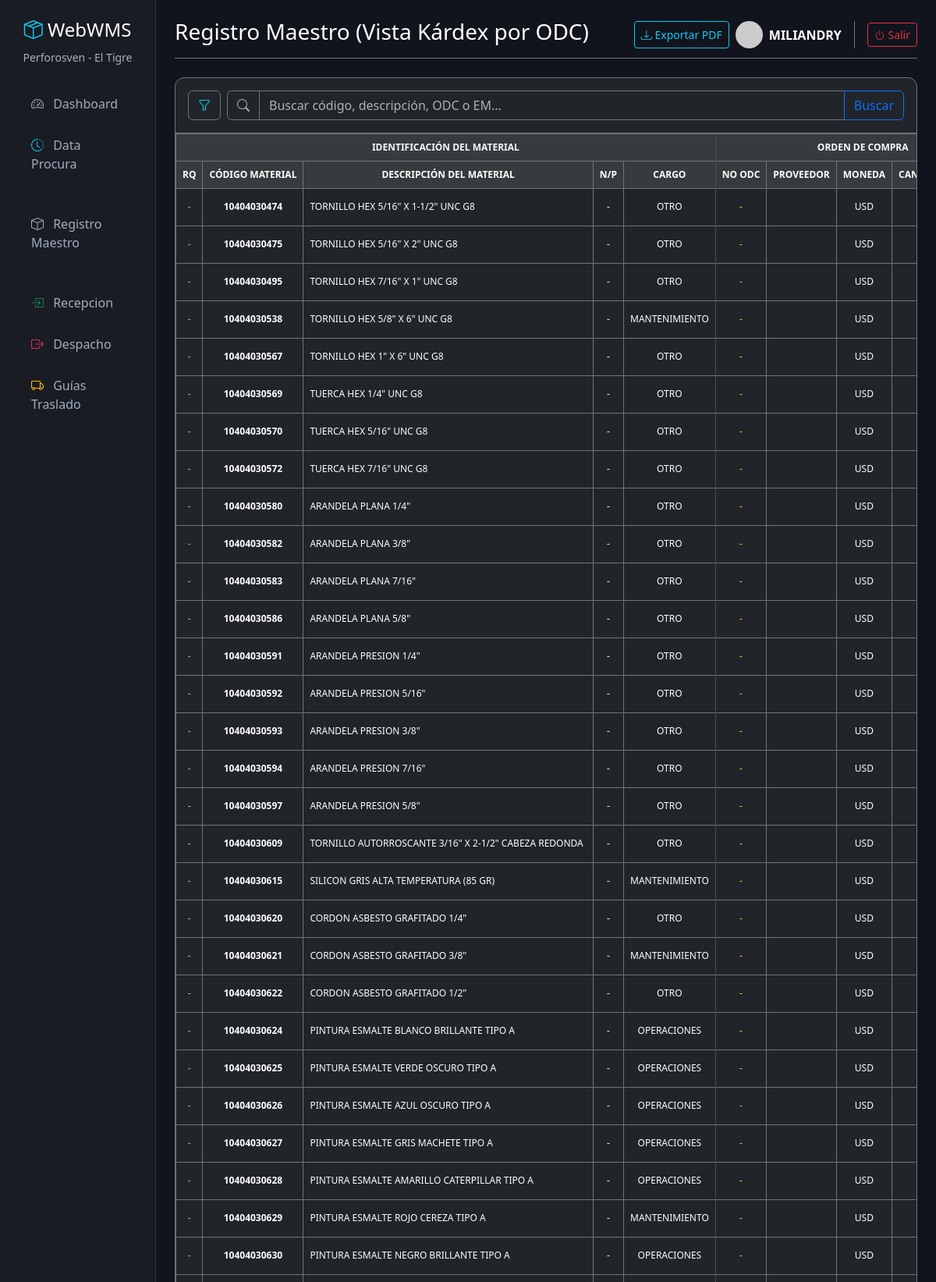
Screenshot of /maestro/?page=3 (signed in, upper part) with the database file from the repository.
### inventario/models.py (models this page shows, shortened)
class Material(models.Model):
    TIPO_CHOICES = [
        ('MATERIAL', 'MATERIAL'),
        ('ACTIVOS', 'ACTIVOS'),
        ('DIRECTO AL GASTO', 'DIRECTO AL GASTO'),
        ]
    CARGO_CHOICES = [
        ('MANTENIMIENTO', 'Mantenimiento'),
        ('OPERACIONES', 'Operaciones'),
        ('TRANSPORTE', 'Transporte'),
        ('OTRO', 'Otro'),
    ]
    codigo = models.CharField(max_length=50, unique=True, verbose_name="Código Material")
    descripcion = models.CharField(max_length=255, verbose_name="Descripción del Material")
    tipo = models.CharField(max_length=20, choices=TIPO_CHOICES, default='MATERIAL', verbose_name="Tipo de Material")
    cargo = models.CharField(max_length=50, choices=CARGO_CHOICES, default='OPERACIONES', verbose_name="Cargo / Uso")
    nro_parte = models.CharField(max_length=100, blank=True, null=True, verbose_name="Número de Parte")
    unidad_medida = models.CharField(max_length=20, verbose_name="U.M.")
    ubicacion = models.CharField(max_length=100, blank=True, null=True, verbose_name="Ubicación")
    stock_actual = models.DecimalField(max_digits=10, decimal_places=2, default=0, verbose_name="Stock Actual")
    @property
    def lote_fifo(self):
        for lote in self.detallerecepcion_set.order_by('fecha_recepcion', 'id'):
            if lote.cantidad_disponible > Decimal('0.00'):
                return lote
        return None
    @property
    def ultima_recepcion(self):
        return self.detallerecepcion_set.order_by('-fecha_recepcion', '-id').first()
    @property
    def lote_actual(self):
        return self.lote_fifo or self.ultima_recepcion
    class Meta:
        verbose_name = "Material"
        verbose_name_plural = "1. Registro Maestro"

### inventario/views.py (the view, shortened to what this page needs)
# urls.py: path('maestro/', views.lista_materiales, name='lista_materiales'),
@login_required(login_url='login')
def lista_materiales(request):
    query = request.GET.get('buscar', '').strip()
    buscar_codigo = request.GET.get('buscar_codigo', '').strip()
    buscar_descripcion = request.GET.get('buscar_descripcion', '').strip()
    buscar_odc = request.GET.get('buscar_odc', '').strip()
    buscar_em = request.GET.get('buscar_em', '').strip()
    materiales_qs = Material.objects.all()
    if buscar_codigo:
        materiales_qs = materiales_qs.filter(codigo__icontains=buscar_codigo)
    if buscar_descripcion:
        materiales_qs = materiales_qs.filter(descripcion__icontains=buscar_descripcion)
    if buscar_odc:
        materiales_qs = materiales_qs.filter(detallerecepcion__nro_odc__icontains=buscar_odc)
    if buscar_em:
        materiales_qs = materiales_qs.filter(detallerecepcion__nro_control_entrada__icontains=buscar_em)
    materiales_qs = materiales_qs.order_by('codigo').prefetch_related('detallerecepcion_set').distinct()
    paginator = Paginator(materiales_qs, 50)
    page_number = request.GET.get('page')
    materiales_paginados = paginator.get_page(page_number)
    query_params = request.GET.copy()
    if 'page' in query_params:
        del query_params['page']
    querystring = query_params.urlencode()
    query_prefix = f"{querystring}&" if querystring else ''
    contexto = {
        'materiales': materiales_paginados,
        'query': query,
        'buscar_codigo': buscar_codigo,
        'buscar_descripcion': buscar_descripcion,
        'buscar_odc': buscar_odc,
        'buscar_em': buscar_em,
        'querystring': querystring,
        'query_prefix': query_prefix
    }
    return render(request, 'inventario/lista_materiales.html', contexto)

### inventario/templates/inventario/lista_materiales.html (shortened to what this page needs)
{% extends 'inventario/base.html' %}
{% block header %}Registro Maestro (Vista Kárdex por ODC){% endblock %}
{% block content %}
<div class="card shadow-sm bg-dark border-secondary">
    <div class="card-header bg-transparent border-secondary py-3 d-flex justify-content-between align-items-center">
        <form method="GET" class="d-flex w-100 align-items-center gap-2">
            <button class="btn btn-outline-secondary border-secondary text-info" type="button" data-bs-toggle="collapse" data-bs-target="#filtroColumnas" aria-expanded="false" aria-controls="filtroColumnas" title="Abrir filtros por columna">
                <i class="bi bi-funnel"></i>
            </button>
            <div class="input-group flex-grow-1">
                <span class="input-group-text bg-dark border-secondary text-muted"><i class="bi bi-search"></i></span>
                <input type="text" name="buscar" value="{{ query }}" class="form-control bg-dark text-white border-secondary" placeholder="Buscar código, descripción, ODC o EM...">
                <button class="btn btn-outline-primary" type="submit">Buscar</button>
            </div>
        </form>
    </div>
    <div class="card-body p-0">
        <div class="table-responsive" style="max-height: 65vh; overflow-y: auto; overflow-x: auto; white-space: nowrap;">
            <table class="table table-dark table-hover table-bordered border-secondary mb-0" style="font-size: 12px;">
                <thead class="table-active text-info text-center sticky-top" style="z-index: 2;">
                    <tr>
                        <th colspan="5" class="bg-primary bg-opacity-25 text-light border-end">IDENTIFICACIÓN DEL MATERIAL</th>
                        <th colspan="5" class="bg-danger bg-opacity-25 text-light border-end">ORDEN DE COMPRA</th>
                    </tr>
                    <tr class="text-muted">
                        <th>RQ</th>
                        <th>CÓDIGO MATERIAL</th>
                        <th>DESCRIPCIÓN DEL MATERIAL</th>
                        <th>N/P</th>
                        <th class="border-end">CARGO</th>
                        <th>NO ODC</th>
                        <th>PROVEEDOR</th>
                        <th>MONEDA</th>
                        <th>CANTIDAD</th>
                    </tr>
                </thead>
                <tbody>
                    {% for material in materiales %}
                    {% with lote=material.lote_actual %}
                    <tr class="align-middle text-center">
                        <td class="text-muted">-</td>
                        <td class="text-white fw-bold">{{ material.codigo }}</td>
                        <td class="text-start">{{ material.descripcion }}</td>
                        <td>{{ material.nro_parte|default_if_none:"-" }}</td>
                        <td class="border-end">{{ material.cargo }}</td>
                        <td class="text-warning">{{ lote.nro_odc|default:"-" }}</td>
                        <td class="text-start">{{ lote.proveedor|truncatechars:20|default_if_none:"-" }}</td>
                        <td>USD</td>
                        <td>{{ lote.cantidad_solicitada|floatformat:0|default:"0" }}</td>
                    </tr>
                    {% endwith %}
                    {% empty %}
                    <tr>
                        <td colspan="29" class="text-center py-5 text-muted">No se encontraron materiales.</td>
                    </tr>
                    {% endfor %}
                </tbody>
            </table>
        </div>
    </div>
</div>
{% endblock %}

### inventario/templates/inventario/base.html (shortened to what this page needs)
<!DOCTYPE html>
<html lang="es" data-bs-theme="dark">
<head>
    <link href="https://cdn.jsdelivr.net/npm/bootstrap@5.3.2/dist/css/bootstrap.min.css" rel="stylesheet">
    <link rel="stylesheet" href="https://cdn.jsdelivr.net/npm/bootstrap-icons@1.11.1/font/bootstrap-icons.css">
</head>
<body>
<div class="container-fluid">
    <div class="row">
        <nav class="col-md-3 col-lg-2 d-md-block sidebar py-4">
            <div class="text-center mb-4">
                <h4 class="text-white"><i class="bi bi-box-seam text-info"></i> WebWMS</h4>
                <small class="text-muted">Perforosven - El Tigre</small>
            </div>
            <ul class="nav flex-column px-2">
                <li class="nav-item">
                    <a class="nav-link" href="{% url 'dashboard' %}"><i class="bi bi-speedometer2 me-2"></i> Dashboard</a>
                </li>
                <li class="nav-item">
                    <a class="nav-link" href="{% url 'data_procura' %}">
                        <i class="bi bi-clock-history text-info me-2"></i> Data Procura
                    </a>
                </li>
                <li class="nav-item mt-4">
                    <a class="nav-link" href="{% url 'lista_materiales' %}"><i class="bi bi-box me-2"></i> Registro Maestro</a>
                </li>
                <li class="nav-item mt-4">
                    <a class="nav-link" href="{% url 'lista_entradas' %}">
                        <i class="bi bi-box-arrow-in-right text-success me-2"></i> Recepcion
                    </a>
                </li>
                <li class="nav-item">
                    <a class="nav-link" href="{% url 'lista_salidas' %}">
                        <i class="bi bi-box-arrow-right text-danger me-2"></i> Despacho
                    </a>
                </li>
                <li class="nav-item">
                    <a class="nav-link" href="{% url 'lista_guias' %}">
                        <i class="bi bi-truck text-warning me-2"></i> Guías Traslado
                    </a>
                </li>
            </ul>
        </nav>
        <main class="col-md-9 ms-sm-auto col-lg-10 px-md-4 py-4">
            <div class="d-flex justify-content-between flex-wrap flex-md-nowrap align-items-center pb-2 mb-4 border-bottom border-secondary">
                <h1 class="h3 text-white">{% block header %}Dashboard Analítico{% endblock %}</h1>
                <div class="btn-toolbar mb-2 mb-md-0">
                    <button type="button" class="btn btn-sm btn-outline-info me-2">
                        <i class="bi bi-download"></i> Exportar PDF
                    </button>
                    <div class="btn-toolbar mb-2 mb-md-0 align-items-center">
                    <div class="d-flex align-items-center border-end border-secondary pe-3 me-3">
                        <img src="https://ui-avatars.com/api/?name={{ user.username }}&background=0D8ABC&color=fff" class="rounded-circle me-2" width="35">
                        <span class="text-white fw-bold text-uppercase">{{ user.username }}</span>
                    </div>
                    <form action="{% url 'logout' %}" method="post" class="m-0">
                        <button type="submit" class="btn btn-sm btn-outline-danger">
                            <i class="bi bi-power"></i> Salir
                        </button>
                    </form>
                </div>
                </div>
            </div>
            {% block content %}
            {% endblock %}
        </main>
    </div>
</div>
</body>
</html>

### inventario/templates/inventario/base.html (style rules this page uses)
body { background-color: #12141d; color: #a0aec0; }
.sidebar { height: 100vh; background-color: #1a1c23; border-right: 1px solid #2d3748; }
.nav-link { color: #a0aec0; padding: 12px 20px; border-radius: 8px; margin-bottom: 5px; }
.card { background-color: #1a1c23; border: 1px solid #2d3748; border-radius: 12px; }
.table-dark { background-color: #1a1c23; }

### rows the page displays
Material: codigo "10404030474", descripcion "TORNILLO HEX 5/16\" X 1-1/2\" UNC G8", nro_parte "-", cargo "OTRO", lote_actual.nro_odc "-"
Material: codigo "10404030475", descripcion "TORNILLO HEX 5/16\" X 2\" UNC G8", nro_parte "-", cargo "OTRO", lote_actual.nro_odc "-"
Material: codigo "10404030495", descripcion "TORNILLO HEX 7/16\" X 1\" UNC G8", nro_parte "-", cargo "OTRO", lote_actual.nro_odc "-"
Material: codigo "10404030538", descripcion "TORNILLO HEX 5/8\" X 6\" UNC G8", nro_parte "-", cargo "MANTENIMIENTO", lote_actual.nro_odc "-"
Material: codigo "10404030567", descripcion "TORNILLO HEX 1\" X 6\" UNC G8", nro_parte "-", cargo "OTRO", lote_actual.nro_odc "-"
Material: codigo "10404030569", descripcion "TUERCA HEX 1/4\" UNC G8", nro_parte "-", cargo "OTRO", lote_actual.nro_odc "-"
Material: codigo "10404030570", descripcion "TUERCA HEX 5/16\" UNC G8", nro_parte "-", cargo "OTRO", lote_actual.nro_odc "-"
Material: codigo "10404030572", descripcion "TUERCA HEX 7/16\" UNC G8", nro_parte "-", cargo "OTRO", lote_actual.nro_odc "-"
Material: codigo "10404030580", descripcion "ARANDELA PLANA 1/4\"", nro_parte "-", cargo "OTRO", lote_actual.nro_odc "-"
Material: codigo "10404030582", descripcion "ARANDELA PLANA 3/8\"", nro_parte "-", cargo "OTRO", lote_actual.nro_odc "-"
Material: codigo "10404030583", descripcion "ARANDELA PLANA 7/16\"", nro_parte "-", cargo "OTRO", lote_actual.nro_odc "-"
Material: codigo "10404030586", descripcion "ARANDELA PLANA 5/8\"", nro_parte "-", cargo "OTRO", lote_actual.nro_odc "-"
Material: codigo "10404030591", descripcion "ARANDELA PRESION 1/4\"", nro_parte "-", cargo "OTRO", lote_actual.nro_odc "-"
Material: codigo "10404030592", descripcion "ARANDELA PRESION 5/16\"", nro_parte "-", cargo "OTRO", lote_actual.nro_odc "-"
Material: codigo "10404030593", descripcion "ARANDELA PRESION 3/8\"", nro_parte "-", cargo "OTRO", lote_actual.nro_odc "-"
Material: codigo "10404030594", descripcion "ARANDELA PRESION 7/16\"", nro_parte "-", cargo "OTRO", lote_actual.nro_odc "-"
Material: codigo "10404030597", descripcion "ARANDELA PRESION 5/8\"", nro_parte "-", cargo "OTRO", lote_actual.nro_odc "-"
Material: codigo "10404030609", descripcion "TORNILLO AUTORROSCANTE 3/16\" X 2-1/2\" CABEZA REDONDA", nro_parte "-", cargo "OTRO", lote_actual.nro_odc "-"
Material: codigo "10404030615", descripcion "SILICON GRIS ALTA TEMPERATURA (85 GR)", nro_parte "-", cargo "MANTENIMIENTO", lote_actual.nro_odc "-"
Material: codigo "10404030620", descripcion "CORDON ASBESTO GRAFITADO 1/4\"", nro_parte "-", cargo "OTRO", lote_actual.nro_odc "-"
Material: codigo "10404030621", descripcion "CORDON ASBESTO GRAFITADO 3/8\"", nro_parte "-", cargo "MANTENIMIENTO", lote_actual.nro_odc "-"
Material: codigo "10404030622", descripcion "CORDON ASBESTO GRAFITADO 1/2\"", nro_parte "-", cargo "OTRO", lote_actual.nro_odc "-"
Material: codigo "10404030624", descripcion "PINTURA ESMALTE BLANCO BRILLANTE TIPO A", nro_parte "-", cargo "OPERACIONES", lote_actual.nro_odc "-"
Material: codigo "10404030625", descripcion "PINTURA ESMALTE VERDE OSCURO TIPO A", nro_parte "-", cargo "OPERACIONES", lote_actual.nro_odc "-"
Material: codigo "10404030626", descripcion "PINTURA ESMALTE AZUL OSCURO TIPO A", nro_parte "-", cargo "OPERACIONES", lote_actual.nro_odc "-"
Material: codigo "10404030627", descripcion "PINTURA ESMALTE GRIS MACHETE TIPO A", nro_parte "-", cargo "OPERACIONES", lote_actual.nro_odc "-"
Material: codigo "10404030628", descripcion "PINTURA ESMALTE AMARILLO CATERPILLAR TIPO A", nro_parte "-", cargo "OPERACIONES", lote_actual.nro_odc "-"
Material: codigo "10404030629", descripcion "PINTURA ESMALTE ROJO CEREZA TIPO A", nro_parte "-", cargo "MANTENIMIENTO", lote_actual.nro_odc "-"
Material: codigo "10404030630", descripcion "PINTURA ESMALTE NEGRO BRILLANTE TIPO A", nro_parte "-", cargo "OPERACIONES", lote_actual.nro_odc "-"

### other values shown
{{ user.username }} "MILIANDRY"
